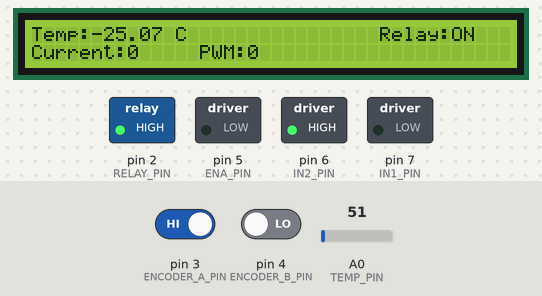
Bench run of a sketch on a simulated Arduino Uno, built with avr-gcc and run on an emulated ATmega328P. Shown: 40×2 character LCD, switched loads named in the sketch (green lamp = pin HIGH). Inputs (shaded band) come from the test bench; at power-on: A0 (TEMP_PIN) = 51, pin 3 (ENCODER_A_PIN) HIGH, pin 4 (ENCODER_B_PIN) LOW.

Above: at 1.2 s.
1.3 s: A0 (TEMP_PIN) set to 101
At 2.0 s:
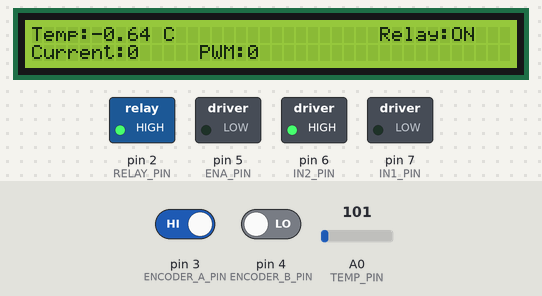
2.8 s: A0 (TEMP_PIN) set to 116
At 4.0 s:
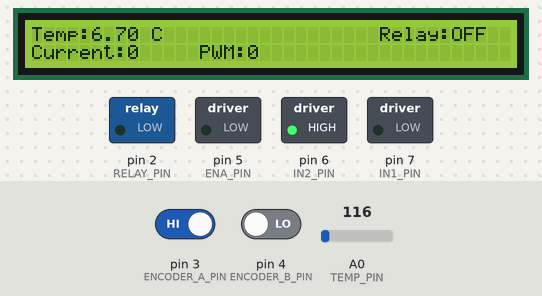
4.3 s: A0 (TEMP_PIN) set to 112
At 5.4 s:
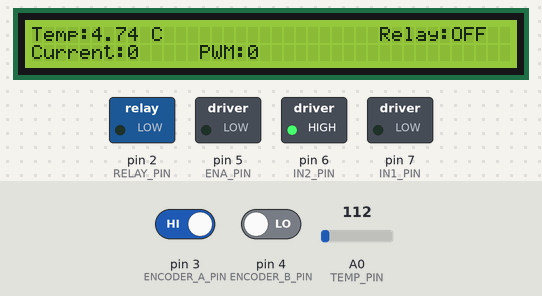
Timing chart, 0 to 7.3 s (numbered marks = the images above; inputs shaded):
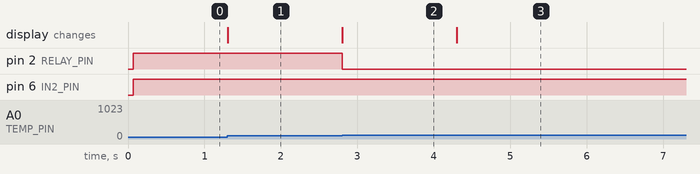

The sketch:

main.ino
```cpp
#include <Arduino.h>
#include <LiquidCrystal.h>
#include <PID_v1.h>
#include <Encoder.h>

#define TEMP_PIN A0
#define RELAY_PIN 2

#define IN1_PIN 7
#define IN2_PIN 6
#define ENA_PIN 5

#define ENCODER_A_PIN 3
#define ENCODER_B_PIN 4

#define BAUD_RATE 9600
#define LCD_WIDTH 40
#define LCD_LENGTH 2

const int RS = 13, EN = 12, D4 = 11, D5 = 10, D6 = 9, D7 = 8;
LiquidCrystal lcd(RS, EN, D4, D5, D6, D7);

// Temperature data
const float TempVoltageOffset = 0.5;
const int TempIndex = 100;
const float SystemReferenceVoltage = 5.0;  // ADC reference voltage
const float SystempResolution = 1023.0;    // ADC resolution for 10 bits
const int histerezis = 2;

int tempSetPoint;
int motorSetPoint;
long oldPosition = -999;

volatile int encoderPos = 0;
int previousStateA;
int currentStateA;

const int ENCODER_PPR = 24;

double Kp = 25, Ki = 0.0003, Kd = 0.00001;
double Input, Output, SetPoint;
PID myPID(&Input, &Output, &SetPoint, Kp, Ki, Kd, DIRECT);

int my_putChar(char ch, FILE *f) {
  return Serial.write(ch);
}

char my_getChar(FILE *f) {
  while (!Serial.available()) {
  }
  return Serial.read();
}

int readEncoder() {
  currentStateA = digitalRead(ENCODER_A_PIN);
  if (currentStateA != previousStateA) {
    if (digitalRead(ENCODER_B_PIN) != currentStateA) {
      encoderPos++;
    } else {
      encoderPos--;
    }
  }
  previousStateA = currentStateA;

  return encoderPos;
}

void setup() {
  Serial.begin(BAUD_RATE);
  lcd.begin(LCD_WIDTH, LCD_LENGTH);
  FILE *my_stream = fdevopen(my_putChar, my_getChar);
  stdin = stdout = my_stream;

  pinMode(RELAY_PIN, OUTPUT);
  pinMode(IN1_PIN, OUTPUT);
  pinMode(IN2_PIN, OUTPUT);
  pinMode(ENA_PIN, OUTPUT);

  myPID.SetMode(AUTOMATIC);
  myPID.SetSampleTime(10);
  myPID.SetOutputLimits(-255, 255);

  pinMode(ENCODER_A_PIN, INPUT);
  pinMode(ENCODER_B_PIN, INPUT);
  attachInterrupt(digitalPinToInterrupt(ENCODER_A_PIN), readEncoder, RISING);
}

char inputBuffer[10] = "";
char cmd[10] = "";

void loop() {
  while (Serial.available() > 0) {
    scanf("%s %s", cmd, inputBuffer);
     if (strcmp(cmd, "motor") == 0) {
      motorSetPoint = atoi(inputBuffer);
      lcd.setCursor(25, 1);
      lcd.print("    Mot Set:");
      lcd.print(motorSetPoint);
      lcd.print("    ");
    } else if (strcmp(cmd, "temp") == 0) {
      tempSetPoint = atoi(inputBuffer);
      lcd.setCursor(14, 0);
      lcd.print("Temp Set:");
      lcd.print(tempSetPoint);
      lcd.print(" C ");
    }
  }
    int position = readEncoder() / ENCODER_PPR;

    lcd.setCursor(0, 1);
    lcd.print("Current:");
    lcd.print(position);
    lcd.print("    ");

  SetPoint = motorSetPoint;
  Input = position;
  myPID.Compute();                 // calculate new output

  lcd.setCursor(12, 1);
  lcd.print("  PWM:");
  lcd.print(int(Output));
  lcd.print("   ");

  if (Output > 0) {
    forward();
    analogWrite(ENA_PIN, Output);         // Enabling motor enable pin to reach the desire angle
  } else {
    reverse();
    analogWrite(ENA_PIN, abs(Output));
  }

  float temperature = readTempSensor();
  controlRelay(temperature);
}

void forward() {
  digitalWrite(IN1_PIN, HIGH);
  digitalWrite(IN2_PIN, LOW);
}

void reverse() {
  digitalWrite(IN1_PIN, LOW);
  digitalWrite(IN2_PIN, HIGH);
}

float readTempSensor() {
  int TempSensorValue = analogRead(TEMP_PIN);

  // ADC value to voltage
  float TempVoltage = (TempSensorValue / SystempResolution) * SystemReferenceVoltage;

  // voltage to temperature
  float temperature = (TempVoltage - TempVoltageOffset) * TempIndex;

  lcd.setCursor(0, 0);
  lcd.print("Temp:");
  lcd.print(temperature);
  lcd.print(" C  ");

  return temperature;
}

void controlRelay(float temperature) {
  if (temperature > tempSetPoint + histerezis) {
    digitalWrite(RELAY_PIN, LOW);
  } else if (temperature < tempSetPoint - histerezis) {
    digitalWrite(RELAY_PIN, HIGH);
  }

  lcd.setCursor(29, 0);
  lcd.print("Relay:");
  if (digitalRead(RELAY_PIN) == HIGH) {
    lcd.print("ON ");
  } else {
    lcd.print("OFF");
  }
}
```

Measured:
- the behaviour switches between 106 and 107 on A0 (TEMP_PIN) (found by bisection; images 1 and 2)
- after the input at 1.3 s, the display: changes at once (image 1)
- after the input at 2.8 s, pin 2 (RELAY_PIN): HIGH → LOW at once; the display: changes at once (image 2)
- after the input at 4.3 s, the display: changes at once (image 3)
